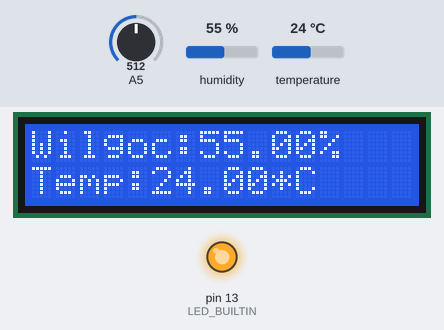
Bench run of a sketch on a simulated Arduino Uno, built with avr-gcc and run on an emulated ATmega328P. Shown: 16×2 character LCD, output pins drawn as LEDs (lit = HIGH). The inputs (shaded band) are chosen by the test bench; at power-on: humidity 55 %, A5 = 512, temperature 24 °C.

Above: at 4.9 s.
5.0 s: humidity set to 22 %
At 9.3 s:
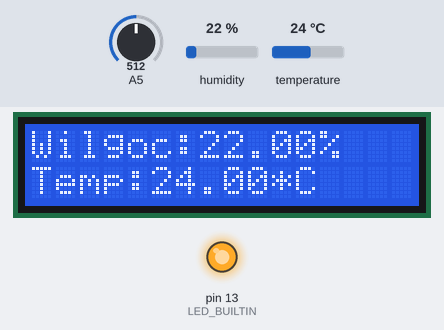
13.8 s: A5 set to 716
At 19.2 s:
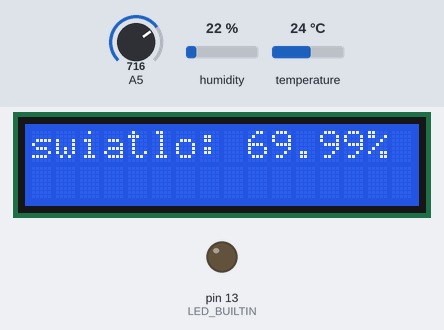
21.9 s: temperature set to 12 °C
At 25.7 s:
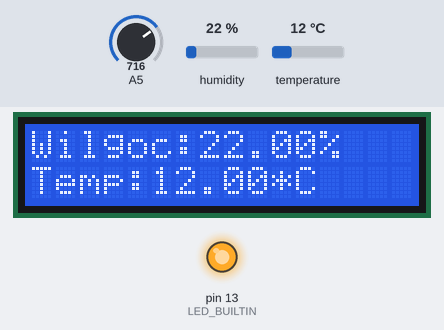
28.1 s: A5 set to 900
At 31.5 s:
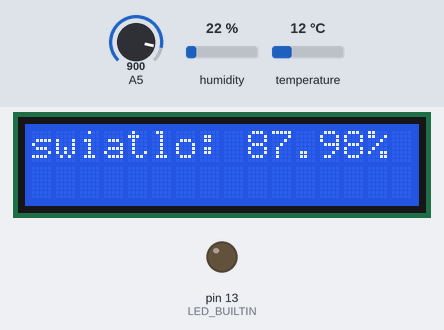
34.2 s: humidity set to 40 %
At 38.1 s:
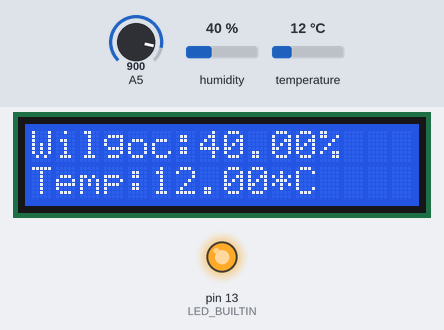
40.4 s: A5 set to 1023
At 43.9 s:
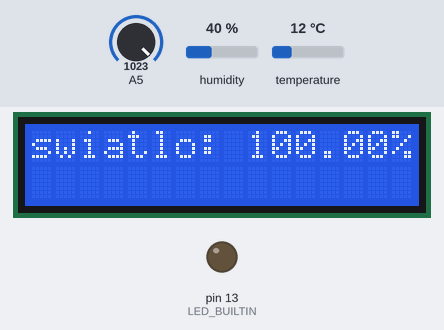
Timing chart, 0 to 47.5 s (numbered marks = the images above; inputs shaded):
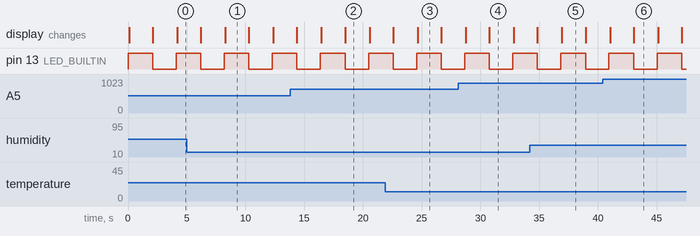

The sketch:

V0000.ino
```cpp
#include "DHT.h"
#define DHTPIN 8
#define DHTTYPE DHT11
#include <LiquidCrystal.h>

DHT dht(DHTPIN, DHTTYPE);
LiquidCrystal lcd(12, 11, 7, 6, 5, 4);

void setup()
{
    dht.begin();
    pinMode(LED_BUILTIN, OUTPUT);
}

void loop()
{
    // Odczyt temperatury i wilgotności powietrza
    float t = dht.readTemperature();
    float h = dht.readHumidity();

    if (isnan(t) || isnan(h))
    {
        lcd.clear();
        lcd.setCursor(0, 0);
        lcd.print("error");
        digitalWrite(13, HIGH);
        delay(100);
        digitalWrite(13, LOW);
        delay(100);
        digitalWrite(13, HIGH);
        delay(100);
        digitalWrite(13, LOW);
        delay(100);
    }
    else
    {
        digitalWrite(13, HIGH);
        lcd.begin(16, 2);
        lcd.print("Wilgoc:");
        lcd.print(h);
        lcd.print("%");
        lcd.setCursor(0, 1);
        lcd.print("Temp:");
        lcd.print(t);
        lcd.print("*C");
        digitalWrite(13, LOW);
        digitalWrite(13, HIGH);
        int sensorValue = analogRead(A5);
        float swiatlo = sensorValue * (100.0 / 1023.0);
        delay(2000);
        lcd.clear();
        lcd.setCursor(0, 0);
        lcd.print("swiatlo: ");
        lcd.print(swiatlo);
        lcd.print("%");
        digitalWrite(13, LOW);
        delay(2000);
        digitalWrite(13, HIGH);
    }
}
```

Measured:
- after the input at 5.0 s, the display: first differs from a run without the input after 3.3 s (image 1)
- after the input at 13.8 s, the display: first differs from a run without the input after 4.7 s (image 2)
- after the input at 21.9 s, the display: first differs from a run without the input after 2.8 s (image 3)
- after the input at 28.1 s, the display: first differs from a run without the input after 2.7 s (image 4)
- after the input at 34.2 s, the display: first differs from a run without the input after 2.7 s (image 5)
- after the input at 40.4 s, the display: first differs from a run without the input after 2.6 s (image 6)
- by itself, pin 13 (LED_BUILTIN): alternates HIGH for 2.1 s and LOW for 2.0 s
